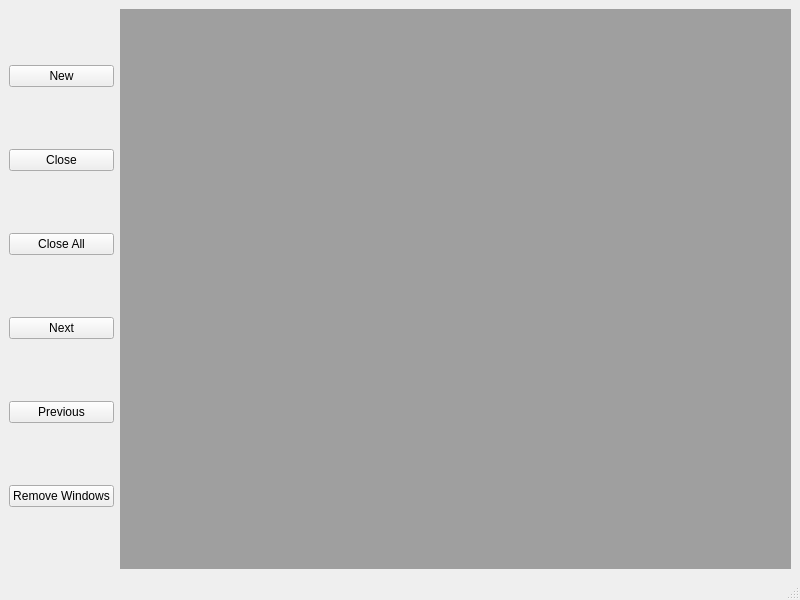
<?xml version="1.0" encoding="UTF-8"?>
<ui version="4.0">
 <class>MainWindow</class>
 <widget class="QMainWindow" name="MainWindow">
  <property name="geometry">
   <rect>
    <x>0</x>
    <y>0</y>
    <width>800</width>
    <height>600</height>
   </rect>
  </property>
  <property name="windowTitle">
   <string>MainWindow</string>
  </property>
  <widget class="QWidget" name="centralwidget">
   <layout class="QHBoxLayout" name="horizontalLayout_2">
    <item>
     <layout class="QHBoxLayout" name="horizontalLayout">
      <item>
       <layout class="QVBoxLayout" name="verticalLayout">
        <item>
         <widget class="QPushButton" name="NewButton">
          <property name="text">
           <string>New</string>
          </property>
         </widget>
        </item>
        <item>
         <widget class="QPushButton" name="CloseButton">
          <property name="text">
           <string>Close</string>
          </property>
         </widget>
        </item>
        <item>
         <widget class="QPushButton" name="CloseAllButton">
          <property name="text">
           <string>Close All</string>
          </property>
         </widget>
        </item>
        <item>
         <widget class="QPushButton" name="NextButton">
          <property name="text">
           <string>Next</string>
          </property>
         </widget>
        </item>
        <item>
         <widget class="QPushButton" name="PreviousButton">
          <property name="text">
           <string>Previous</string>
          </property>
         </widget>
        </item>
        <item>
         <widget class="QPushButton" name="RemoveButton">
          <property name="text">
           <string>Remove Windows</string>
          </property>
         </widget>
        </item>
       </layout>
      </item>
      <item>
       <widget class="QMdiArea" name="mdiArea"/>
      </item>
     </layout>
    </item>
   </layout>
  </widget>
  <widget class="QMenuBar" name="menubar">
   <property name="geometry">
    <rect>
     <x>0</x>
     <y>0</y>
     <width>800</width>
     <height>26</height>
    </rect>
   </property>
  </widget>
  <widget class="QStatusBar" name="statusbar"/>
 </widget>
 <resources/>
 <connections/>
</ui>
